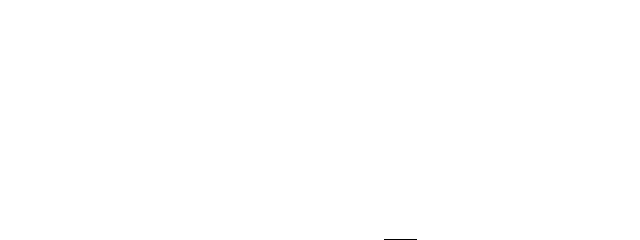
Frame 1 (no input)
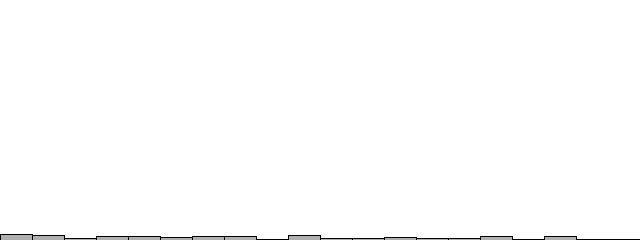
Frame 60 (the mouse pressed at the canvas centre just before this capture)
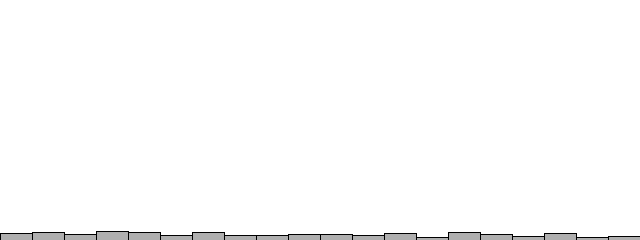
Frame 120 (the mouse held since frame 60 and released just before this capture)

The Processing sketch that drew these frames (run headless with seeded random() and noise(); from frame 60 on, the mouse is pressed at the canvas centre):

// Processing sketch: random_generate
// ── random_generate.pde
int[] randomCounts;

void setup(){
  size(640,240);
  randomCounts = new int[20];
}

void draw(){
  background(255);
  int index = int(random(randomCounts.length));
  randomCounts[index]++;
  stroke(0);
  fill(175);
  int w  = width/randomCounts.length;
  for (int x = 0; x < randomCounts.length; x++){
    rect(x*w, height - randomCounts[x], w,randomCounts[x]);
  }
}
